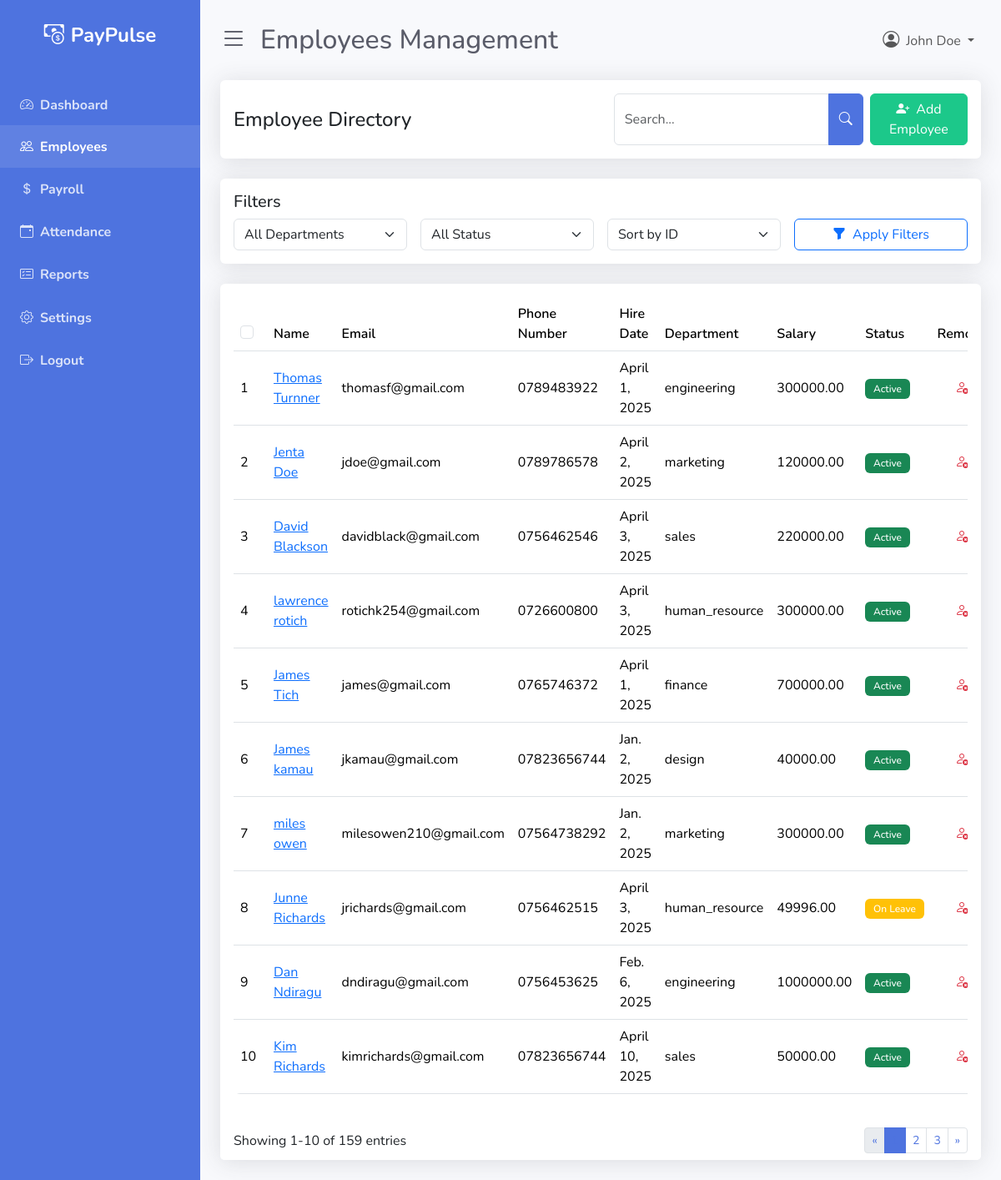
/employees/, run on the app's committed database.
### payroll/models.py (models this page shows, shortened)
class Employee(models.Model):
    ACTIVE_STATUS = [
        ('active', 'Active'),
        ('on_leave', 'On Leave'),
        ('probation', 'Probation'),
    ]
    DEPARTMENT_CHOICES = [
        ('engineering', 'Engineering'),
        ('marketing', 'Marketing'),
        ('sales', 'Sales'),
        ('human_resource', 'Human Resource'),
        ('finance', 'Finance'),
        ('design', 'Design'),
    ]
    first_name = models.CharField(max_length=30)
    last_name = models.CharField(max_length=30)
    email = models.EmailField()
    phone_number = models.CharField(max_length=15, blank=True, null=True)
    hire_date = models.DateField()
    department = models.CharField(
        max_length=20,
        choices=DEPARTMENT_CHOICES,
        null=True,
        blank=True,
    )
    salary = models.DecimalField(max_digits=10, decimal_places=2)
    is_active = models.CharField(
        max_length=10,
        choices=ACTIVE_STATUS,
        default='active',
    )

### payroll/views.py (the view, shortened to what this page needs)
# urls.py: path('employees/', views.employee_list, name='employee_list'),
def employee_list(request):
    status_filter = request.GET.get('status', 'all')
    department_filter = request.GET.get('department', 'all')
    search_query = request.GET.get('search', '').strip()
    sort_by = request.GET.get('sort', 'id')  # Changed default from 'name' to 'id'
    page = request.GET.get('page', 1)
    employees = Employee.objects.all()
    if sort_by == 'salary':
        employees = employees.order_by('id', '-salary')
    elif sort_by == 'name':
        employees = employees.order_by('id', 'first_name', 'last_name')
    elif sort_by == 'department':
        employees = employees.order_by('id', 'department', 'first_name')
    else:
        employees = employees.order_by('id')  # Default sort by ID
    if status_filter != 'all':
        employees = employees.filter(is_active=status_filter)
    if department_filter != 'all':
        employees = employees.filter(department=department_filter)
    paginator = Paginator(employees, 10)  # Show 10 employees per page
    try:
        employees_page = paginator.page(page)
    except PageNotAnInteger:
        employees_page = paginator.page(1)
    except EmptyPage:
        employees_page = paginator.page(paginator.num_pages)
    context = {
        'employees': employees_page,
        'current_status': status_filter,
        'current_department': department_filter,
        'search_query': search_query,
        'current_sort': sort_by,
        'status_choices': Employee.ACTIVE_STATUS,
        'department_choices': Employee.DEPARTMENT_CHOICES,
        'total_employees': employees.count(),
        'title': 'Employee List'
    }
    return render(request, 'payroll/employees.html', context)

### payroll/templates/payroll/employees.html (shortened to what this page needs)
{% load static %}
<!DOCTYPE html>
<html lang="en">
<head>
  <link rel="stylesheet" href="https://cdn.jsdelivr.net/npm/bootstrap@5.3.2/dist/css/bootstrap.min.css">
  <link rel="stylesheet" href="https://cdn.jsdelivr.net/npm/bootstrap-icons@1.11.1/font/bootstrap-icons.css">
  <link rel="stylesheet" href="{% static 'css/employees.css' %}">
</head>
<body>
  <div class="d-flex" id="wrapper">
{% include 'sidebar.html'%}
    <div id="page-content-wrapper">
      <nav class="navbar navbar-expand-lg navbar-light bg-transparent py-4 px-4">
        <div class="d-flex align-items-center">
          <i class="bi bi-list fs-2 me-3" id="menu-toggle"></i>
          <h2 class="fs-2 m-0">Employees Management</h2>
        </div>
        <div class="collapse navbar-collapse" id="navbarSupportedContent">
          <ul class="navbar-nav ms-auto mb-2 mb-lg-0">
            <li class="nav-item dropdown">
              <a class="nav-link dropdown-toggle" href="#" id="navbarDropdown"
                role="button" data-bs-toggle="dropdown" aria-expanded="false">
                <i class="bi bi-person-circle fs-5 me-2"></i>John Doe
              </a>
            </li>
          </ul>
        </div>
      </nav>
      <div class="container-fluid px-4">
        <div class="row mb-4">
          <div class="col-12">
            <div class="card border-0 shadow">
              <div class="card-body">
                <div class="d-flex justify-content-between align-items-center">
                  <h4 class="card-title mb-0">Employee Directory</h4>
                  <div class="d-flex gap-2">
                    <div class="input-group">
                      <input type="text" class="form-control" id="searchEmployee"
                             placeholder="Search..."
                             value="{{ search_query }}">
                      <button class="btn btn-primary" type="button" id="searchButton">
                        <i class="bi bi-search"></i>
                      </button>
                    </div>
                    <button class="btn btn-success" data-bs-toggle="modal" data-bs-target="#addEmployeeModal">
                      <i class="bi bi-person-plus-fill me-2"></i>Add Employee
                    </button>
                  </div>
                </div>
              </div>
            </div>
          </div>
        </div>
        <div class="row mb-4">
          <div class="col-12">
            <div class="card border-0 shadow">
              <div class="card-body">
                <h5 class="card-title">Filters</h5>
                <div class="row g-3">
                  <div class="col-md-3">
                    <select class="form-select" id="departmentFilter" name="department">
                      <option value="all">All Departments</option>
                    </select>
                  </div>
                  <div class="col-md-3">
                    <select class="form-select" id="statusFilter" name="status">
                      <option value="all">All Status</option>
                    </select>
                  </div>
                  <div class="col-md-3">
                    <select class="form-select" id="sortBy" name="sort">
                      <option value="id" {% if current_sort == 'id' or not current_sort %}selected{% endif %}>Sort by ID</option>
                    </select>
                  </div>
                  <div class="col-md-3">
                    <button class="btn btn-outline-primary w-100" id="applyFilters">
                      <i class="bi bi-funnel-fill me-2"></i>Apply Filters
                    </button>
                  </div>
                </div>
              </div>
            </div>
          </div>
        </div>
        <div class="row mb-4">
          <div class="col-12">
            <div class="card border-0 shadow">
              <div class="card-body">
                <div class="table-responsive">
                  <table class="table align-middle" id="employeeTable">
                    <thead>
                      <tr>
                        <th>
                          <div class="form-check">
                            <input class="form-check-input" type="checkbox" id="selectAll">
                          </div>
                        </th>
                        <th>Name</th>
                        <th>Email</th>
                        <th>Phone Number</th>
                        <th>Hire Date</th>
                        <th>Department</th>
                        <th>Salary</th>
                        <th>Status</th>
                        <th>Remove</th>
                      </tr>
                    </thead>
                    <tbody>
                      {% for employee in employees %}
                      <tr data-employee-id="{{employee.id}}">
                        <td>{{employee.id}}</td>
                        <td><a href="{% url 'edit_employee' employee.id %}" target="_blank" rel="noopener noreferrer">{{employee.first_name}} {{employee.last_name}}</a></td>
                        <td>{{employee.email}}</td>
                        <td>{{employee.phone_number}}</td>
                        <td>{{employee.hire_date}}</td>
                        <td>{{employee.department}}</td>
                        <td>{{employee.salary}}</td>
                        <td>
                            {% if employee.is_active == 'active' %}
                                <span class="badge bg-success">Active</span>
                            {% elif employee.is_active == 'on_leave' %}
                                <span class="badge bg-warning">On Leave</span>
                            {% else %}
                                <span class="badge bg-danger">Probation</span>
                            {% endif %}
                        </td>
                        <td class="text-center text-danger">
                        <i class="bi bi-person-x" style="cursor: pointer;" onclick="removeEmployee('{{employee.id}}')"></i>
                        </td>
                      </tr>
                      {%endfor%}
                    </tbody>
                  </table>
                </div>
              </div>
              <div class="card-footer bg-white border-0">
                <div class="d-flex justify-content-between align-items-center">
                  <div class="pagination-info">
                    <span id="showing-entries">
                        Showing {{ employees.start_index }}-{{ employees.end_index }} of {{ employees.paginator.count }} entries
                    </span>
                  </div>
                  <nav aria-label="Page navigation">
                    <ul class="pagination pagination-sm mb-0">
                        {% if employees.has_previous %}
                            <li class="page-item">
                                <a class="page-link" href="?page={{ employees.previous_page_number }}{% if search_query %}&search={{ search_query }}{% endif %}{% if current_department != 'all' %}&department={{ current_department }}{% endif %}{% if current_status != 'all' %}&status={{ current_status }}{% endif %}{% if current_sort %}&sort={{ current_sort }}{% endif %}" aria-label="Previous">
                                    <span aria-hidden="true">&laquo;</span>
                                </a>
                            </li>
                        {% else %}
                            <li class="page-item disabled">
                                <span class="page-link">&laquo;</span>
                            </li>
                        {% endif %}
                        {% for num in employees.paginator.page_range %}
                            {% if employees.number == num %}
                                <li class="page-item active">
                                    <span class="page-link">{{ num }}</span>
                                </li>
                            {% elif num > employees.number|add:'-3' and num < employees.number|add:'3' %}
                                <li class="page-item">
                                    <a class="page-link" href="?page={{ num }}{% if current_sort %}&sort={{ current_sort }}{% endif %}">{{ num }}</a>
                                </li>
                            {% endif %}
                        {% endfor %}
                        {% if employees.has_next %}
                            <li class="page-item">
                                <a class="page-link" href="?page={{ employees.next_page_number }}{% if current_sort %}&sort={{ current_sort }}{% endif %}" aria-label="Next">
                                    <span aria-hidden="true">&raquo;</span>
                                </a>
                            </li>
                        {% else %}
                            <li class="page-item disabled">
                                <span class="page-link">&raquo;</span>
                            </li>
                        {% endif %}
                    </ul>
                  </nav>
                </div>
              </div>
            </div>
          </div>
        </div>
      </div>
    </div>
  </div>
</body>
</html>

### static/css/employees.css (style rules this page uses)
:root { --primary-color: #4e73df; --secondary-color: #1cc88a; --danger-color: #e74a3b; --warning-color: #f6c23e; --info-color: #36b9cc; --dark-color: #5a5c69; --light-color: #f8f9fc; --border-color: #e3e6f0; }
* { margin: 0; padding: 0; box-sizing: border-box; }
body { font-family: 'Nunito', sans-serif; background-color: #f8f9fc; color: #5a5c69; overflow-x: hidden; }
#wrapper { overflow-x: hidden; }
#page-content-wrapper { min-width: 100vw; }
.table { border-radius: 8px; overflow: hidden; }
.table th { border-top: none; font-weight: 600; }
@media (min-width: 768px) { #page-content-wrapper { min-width: 0; width: 100%; } }
.btn-primary { background-color: var(--primary-color); border-color: var(--primary-color); }
.btn-success { background-color: var(--secondary-color); border-color: var(--secondary-color); }
.shadow { box-shadow: 0 0.15rem 1.75rem 0 rgba(58, 59, 69, 0.15) !important; }
#menu-toggle { cursor: pointer; color: var(--dark-color); transition: color 0.3s ease; }
.pagination .page-item.active .page-link { background-color: var(--primary-color); border-color: var(--primary-color); }
.pagination .page-link { color: var(--primary-color); }
.badge { padding: 0.5em 0.8em; font-weight: 500; font-size: 0.75em; }

### data on the page
Employee: id "1", first_name "Thomas", last_name "Turnner", email "thomasf@gmail.com", phone_number "0789483922", hire_date "April 1, 2025", department "engineering", salary "300000.00", is_active "Active"
Employee: id "2", first_name "Jenta", last_name "Doe", email "jdoe@gmail.com", phone_number "0789786578", hire_date "April 2, 2025", department "marketing", salary "120000.00", is_active "Active"
Employee: id "3", first_name "David", last_name "Blackson", email "davidblack@gmail.com", phone_number "0756462546", hire_date "April 3, 2025", department "sales", salary "220000.00", is_active "Active"
Employee: id "4", first_name "lawrence", last_name "rotich", email "rotichk254@gmail.com", phone_number "0726600800", hire_date "April 3, 2025", department "human_resource", salary "300000.00", is_active "Active"
Employee: id "5", first_name "James", last_name "Tich", email "james@gmail.com", phone_number "0765746372", hire_date "April 1, 2025", department "finance", salary "700000.00", is_active "Active"
Employee: id "6", first_name "James", last_name "kamau", email "jkamau@gmail.com", phone_number "07823656744", hire_date "Jan. 2, 2025", department "design", salary "40000.00", is_active "Active"
Employee: id "7", first_name "miles", last_name "owen", email "milesowen210@gmail.com", phone_number "07564738292", hire_date "Jan. 2, 2025", department "marketing", salary "300000.00", is_active "Active"
Employee: id "8", first_name "Junne", last_name "Richards", email "jrichards@gmail.com", phone_number "0756462515", hire_date "April 3, 2025", department "human_resource", salary "49996.00", is_active "On Leave"
Employee: id "9", first_name "Dan", last_name "Ndiragu", email "dndiragu@gmail.com", phone_number "0756453625", hire_date "Feb. 6, 2025", department "engineering", salary "1000000.00", is_active "Active"
Employee: id "10", first_name "Kim", last_name "Richards", email "kimrichards@gmail.com", phone_number "07823656744", hire_date "April 10, 2025", department "sales", salary "50000.00", is_active "Active"

### other printed values
{{ employees.start_index }} "1"
{{ employees.end_index }} "10"
{{ employees.paginator.count }} "159"
{{ num }} "2" "3"
